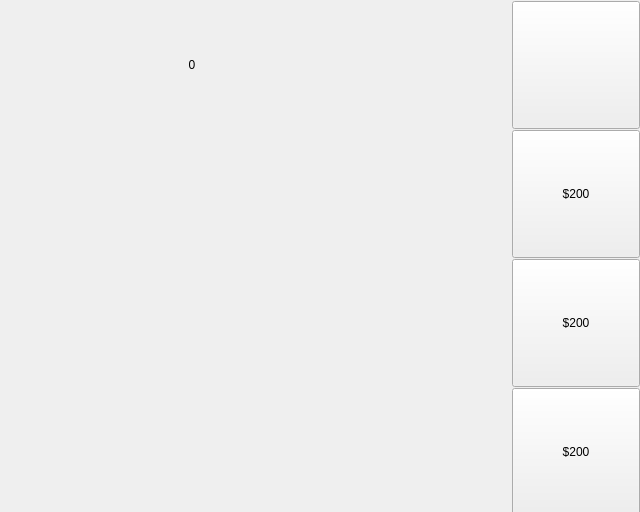
<?xml version="1.0" encoding="UTF-8"?>
<ui version="4.0">
 <class>store</class>
 <widget class="QWidget" name="store">
  <property name="geometry">
   <rect>
    <x>0</x>
    <y>0</y>
    <width>640</width>
    <height>512</height>
   </rect>
  </property>
  <property name="minimumSize">
   <size>
    <width>640</width>
    <height>512</height>
   </size>
  </property>
  <property name="maximumSize">
   <size>
    <width>640</width>
    <height>512</height>
   </size>
  </property>
  <property name="windowTitle">
   <string>Form</string>
  </property>
  <widget class="QWidget" name="gridLayoutWidget">
   <property name="geometry">
    <rect>
     <x>0</x>
     <y>0</y>
     <width>642</width>
     <height>521</height>
    </rect>
   </property>
   <layout class="QGridLayout" name="gridLayout">
    <property name="spacing">
     <number>0</number>
    </property>
    <item row="1" column="0">
     <widget class="QLabel" name="p1">
      <property name="minimumSize">
       <size>
        <width>128</width>
        <height>128</height>
       </size>
      </property>
      <property name="maximumSize">
       <size>
        <width>128</width>
        <height>128</height>
       </size>
      </property>
      <property name="styleSheet">
       <string notr="true">image: url(:/image/image/belt.png);</string>
      </property>
      <property name="text">
       <string/>
      </property>
     </widget>
    </item>
    <item row="2" column="2">
     <widget class="QLabel" name="color22">
      <property name="minimumSize">
       <size>
        <width>128</width>
        <height>128</height>
       </size>
      </property>
      <property name="maximumSize">
       <size>
        <width>128</width>
        <height>128</height>
       </size>
      </property>
      <property name="styleSheet">
       <string notr="true">image: url(:/image/image/grey.png);</string>
      </property>
      <property name="text">
       <string/>
      </property>
     </widget>
    </item>
    <item row="3" column="2">
     <widget class="QLabel" name="color32">
      <property name="minimumSize">
       <size>
        <width>128</width>
        <height>128</height>
       </size>
      </property>
      <property name="maximumSize">
       <size>
        <width>128</width>
        <height>128</height>
       </size>
      </property>
      <property name="styleSheet">
       <string notr="true">image: url(:/image/image/grey.png);</string>
      </property>
      <property name="text">
       <string/>
      </property>
     </widget>
    </item>
    <item row="2" column="1">
     <widget class="QLabel" name="color21">
      <property name="minimumSize">
       <size>
        <width>128</width>
        <height>128</height>
       </size>
      </property>
      <property name="maximumSize">
       <size>
        <width>128</width>
        <height>128</height>
       </size>
      </property>
      <property name="styleSheet">
       <string notr="true">image: url(:/image/image/grey.png);</string>
      </property>
      <property name="text">
       <string/>
      </property>
     </widget>
    </item>
    <item row="0" column="0">
     <widget class="QLabel" name="pic">
      <property name="minimumSize">
       <size>
        <width>128</width>
        <height>128</height>
       </size>
      </property>
      <property name="maximumSize">
       <size>
        <width>128</width>
        <height>128</height>
       </size>
      </property>
      <property name="styleSheet">
       <string notr="true">image: url(:/image/image/coin.png);</string>
      </property>
      <property name="text">
       <string/>
      </property>
     </widget>
    </item>
    <item row="2" column="0">
     <widget class="QLabel" name="p2">
      <property name="minimumSize">
       <size>
        <width>128</width>
        <height>128</height>
       </size>
      </property>
      <property name="maximumSize">
       <size>
        <width>128</width>
        <height>128</height>
       </size>
      </property>
      <property name="styleSheet">
       <string notr="true">image: url(:/image/image/miner.png);</string>
      </property>
      <property name="text">
       <string/>
      </property>
     </widget>
    </item>
    <item row="1" column="2">
     <widget class="QLabel" name="color12">
      <property name="minimumSize">
       <size>
        <width>128</width>
        <height>128</height>
       </size>
      </property>
      <property name="maximumSize">
       <size>
        <width>128</width>
        <height>128</height>
       </size>
      </property>
      <property name="styleSheet">
       <string notr="true">image: url(:/image/image/grey.png);</string>
      </property>
      <property name="text">
       <string/>
      </property>
     </widget>
    </item>
    <item row="0" column="4">
     <widget class="QPushButton" name="EXIT">
      <property name="minimumSize">
       <size>
        <width>128</width>
        <height>128</height>
       </size>
      </property>
      <property name="maximumSize">
       <size>
        <width>128</width>
        <height>128</height>
       </size>
      </property>
      <property name="styleSheet">
       <string notr="true">image: url(:/image/image/exit.png);</string>
      </property>
      <property name="text">
       <string/>
      </property>
     </widget>
    </item>
    <item row="3" column="3">
     <widget class="QLabel" name="color33">
      <property name="minimumSize">
       <size>
        <width>128</width>
        <height>128</height>
       </size>
      </property>
      <property name="maximumSize">
       <size>
        <width>128</width>
        <height>128</height>
       </size>
      </property>
      <property name="styleSheet">
       <string notr="true">image: url(:/image/image/grey.png);</string>
      </property>
      <property name="text">
       <string/>
      </property>
     </widget>
    </item>
    <item row="1" column="1">
     <widget class="QLabel" name="color11">
      <property name="minimumSize">
       <size>
        <width>128</width>
        <height>128</height>
       </size>
      </property>
      <property name="maximumSize">
       <size>
        <width>128</width>
        <height>128</height>
       </size>
      </property>
      <property name="styleSheet">
       <string notr="true">image: url(:/image/image/grey.png);</string>
      </property>
      <property name="text">
       <string/>
      </property>
     </widget>
    </item>
    <item row="3" column="0">
     <widget class="QLabel" name="p3">
      <property name="minimumSize">
       <size>
        <width>128</width>
        <height>128</height>
       </size>
      </property>
      <property name="maximumSize">
       <size>
        <width>128</width>
        <height>128</height>
       </size>
      </property>
      <property name="styleSheet">
       <string notr="true">image: url(:/image/image/cutterSmall.png);</string>
      </property>
      <property name="text">
       <string/>
      </property>
     </widget>
    </item>
    <item row="3" column="1">
     <widget class="QLabel" name="color31">
      <property name="minimumSize">
       <size>
        <width>128</width>
        <height>128</height>
       </size>
      </property>
      <property name="maximumSize">
       <size>
        <width>128</width>
        <height>128</height>
       </size>
      </property>
      <property name="styleSheet">
       <string notr="true">image: url(:/image/image/grey.png);</string>
      </property>
      <property name="text">
       <string/>
      </property>
     </widget>
    </item>
    <item row="1" column="3">
     <widget class="QLabel" name="color13">
      <property name="minimumSize">
       <size>
        <width>128</width>
        <height>128</height>
       </size>
      </property>
      <property name="maximumSize">
       <size>
        <width>128</width>
        <height>128</height>
       </size>
      </property>
      <property name="styleSheet">
       <string notr="true">image: url(:/image/image/grey.png);</string>
      </property>
      <property name="text">
       <string/>
      </property>
     </widget>
    </item>
    <item row="2" column="3">
     <widget class="QLabel" name="color23">
      <property name="minimumSize">
       <size>
        <width>128</width>
        <height>128</height>
       </size>
      </property>
      <property name="maximumSize">
       <size>
        <width>128</width>
        <height>128</height>
       </size>
      </property>
      <property name="styleSheet">
       <string notr="true">image: url(:/image/image/grey.png);</string>
      </property>
      <property name="text">
       <string/>
      </property>
     </widget>
    </item>
    <item row="0" column="1">
     <widget class="QLabel" name="coin">
      <property name="minimumSize">
       <size>
        <width>128</width>
        <height>128</height>
       </size>
      </property>
      <property name="maximumSize">
       <size>
        <width>128</width>
        <height>128</height>
       </size>
      </property>
      <property name="styleSheet">
       <string notr="true">font: 24pt &quot;站酷小薇LOGO体&quot;;</string>
      </property>
      <property name="text">
       <string>&lt;html&gt;&lt;head/&gt;&lt;body&gt;&lt;p align=&quot;center&quot;&gt;0&lt;/p&gt;&lt;/body&gt;&lt;/html&gt;</string>
      </property>
     </widget>
    </item>
    <item row="1" column="4">
     <widget class="QPushButton" name="B1">
      <property name="minimumSize">
       <size>
        <width>128</width>
        <height>128</height>
       </size>
      </property>
      <property name="maximumSize">
       <size>
        <width>128</width>
        <height>128</height>
       </size>
      </property>
      <property name="styleSheet">
       <string notr="true"/>
      </property>
      <property name="text">
       <string>$200</string>
      </property>
     </widget>
    </item>
    <item row="2" column="4">
     <widget class="QPushButton" name="B2">
      <property name="minimumSize">
       <size>
        <width>128</width>
        <height>128</height>
       </size>
      </property>
      <property name="maximumSize">
       <size>
        <width>128</width>
        <height>128</height>
       </size>
      </property>
      <property name="styleSheet">
       <string notr="true"/>
      </property>
      <property name="text">
       <string>$200</string>
      </property>
     </widget>
    </item>
    <item row="3" column="4">
     <widget class="QPushButton" name="B3">
      <property name="minimumSize">
       <size>
        <width>128</width>
        <height>128</height>
       </size>
      </property>
      <property name="maximumSize">
       <size>
        <width>128</width>
        <height>128</height>
       </size>
      </property>
      <property name="styleSheet">
       <string notr="true"/>
      </property>
      <property name="text">
       <string>$200</string>
      </property>
     </widget>
    </item>
   </layout>
  </widget>
 </widget>
 <resources/>
 <connections/>
</ui>
